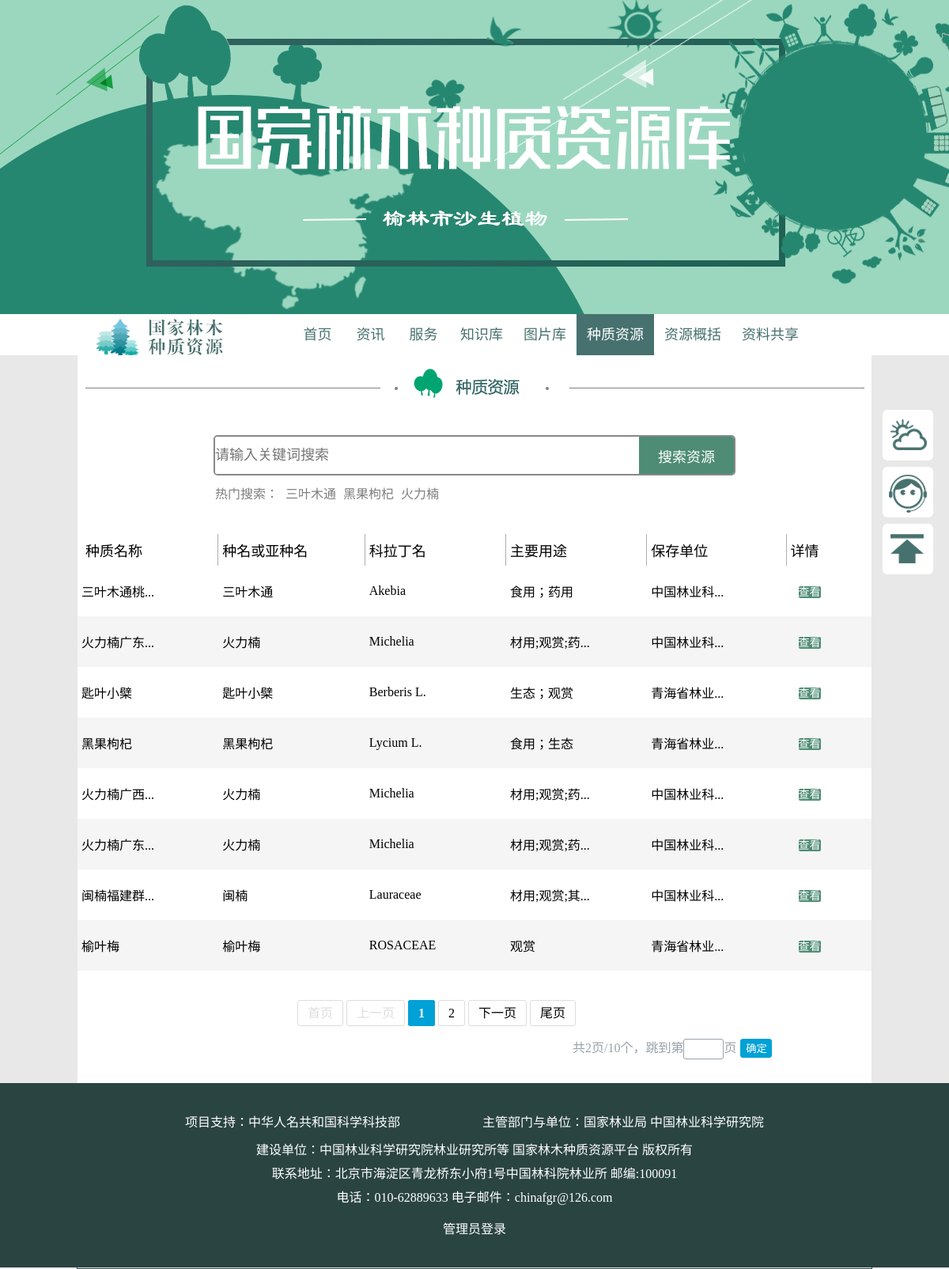
The page /tree/ziyuan/ziyuan.php on the database its author committed.
### tables this page shows
CREATE TABLE `ziyuan` (
  `id` int(100) NOT NULL,
  `view` int(11) NOT NULL COMMENT '审核',
  `hit` int(255) NOT NULL COMMENT '点击数',
  `number` varchar(100) NOT NULL COMMENT '平台编号',
  `bianhao` varchar(100) NOT NULL COMMENT '编号',
  `title` varchar(100) NOT NULL COMMENT '名字',
  `leixing` varchar(120) NOT NULL COMMENT '种名',
  `english` varchar(120) NOT NULL COMMENT '拉丁文',
  `shuming` varchar(120) NOT NULL COMMENT '属名',
  `usefor` varchar(120) NOT NULL COMMENT '用途',
  `xiangmu` varchar(120) NOT NULL COMMENT '关联项目',
  `danwei` varchar(120) NOT NULL COMMENT '保存单位',
  `huzhao` text NOT NULL COMMENT '护照信息',
  `base` text NOT NULL COMMENT '基本信息',
  `share` text NOT NULL COMMENT '共享信息',
  `other` text NOT NULL COMMENT '其他',
  `picture` text NOT NULL COMMENT '图片'
);

### tree/php/open.php (called while the page is built, shortened)
<?php
function open_form($form,$star,$many){
	$sql_form="SELECT * FROM `$form` WHERE `view`='1' LIMIT $star,$many ";
	$result=mysql_query($sql_form,$GLOBALS['conn'] )or die("error connecting");
	return $result;
}
function substr_cut($str_cut,$length)
{
    if (strlen($str_cut) > $length)
    {
        for($i=0; $i < $length; $i++)
        if (ord($str_cut[$i]) > 128)    $i=$i+2;
        $str_cut = substr($str_cut,0,$i)."...";
    }
    return $str_cut;
}
?>

### tree/php/functions_ziyuan.php (the view, shortened to what this page needs)
<?php
	include("open.php");
	if(!isset($_GET["search"])){
		$search="";
	}
function banner($count,$page){
		$total=$count;
		$showPage=8;
		$total_pages=ceil($total/$showPage);
		$page_banner="<div class='banner'>";
		$kaishi=1;
		$end=$total_pages;
		if($page>1){
			$page_banner.="<a href='".$_SERVER['PHP_SELF']."?form={$form}&page=1'>首页</a>";
			$page_banner.="<a href='".$_SERVER['PHP_SELF']."?form={$form}&page=".($page-1)."'>上一页</a>";
		}
		else{
			$page_banner.="<span class='disable'>首页</span>";
			$page_banner.="<span class='disable'>上一页</span>";
		}
		for($i=$kaishi;$i<=$end;$i++){
			if($page==$i){
				$page_banner.="<span class='current'>{$i}</span>";
			}
			else{
				$page_banner.="<a href='".$_SERVER['PHP_SELF']."?form={$form}&page=".$i."'>{$i}</a>";
			}
		}
		if($page<$total_pages){
			$page_banner.="<a href='".$_SERVER['PHP_SELF']."?form={$form}&page=".($page+1)."'>下一页</a>";
			$page_banner.="<a href='".$_SERVER['PHP_SELF']."?form={$form}&page=".$total_pages."'>尾页</a>";
		}
		else{
			$page_banner.="<span class='disable'>下一页</span>";
			$page_banner.="<span class='disable'>尾页</span>";
		}
		$page_banner.="<form action='".$_SERVER['PHP_SELF']."' method='get'>";
		$page_banner.="共".$total_pages."页/".$total."个，";
		$page_banner.="<input type='hidden' name='form' value='{$form}'>";
		$page_banner.="跳到第<input class='in1' type='text' size='2' name='page'>页";
		$page_banner.="<input class='in2' type='submit' value='确定' />";
		$page_banner.="</form>";
		$page_banner.="</div>";
		echo $page_banner;
}
function count_form_all($form){
	$total_sql="SELECT COUNT(*) FROM `$form`";
	$result=mysql_query($total_sql,$GLOBALS['conn'] )or die("error connecting");
	$result1=mysql_fetch_array($result);
	$count=$result1[0];
	return $count;
}
function ziyuan($form,$page,$search){
	if(!$search){
			$count=count_form_all($form);
			$star=($page-1)*8;
			$hei="bgcolor='#ffffff'";
			$result=open_form($form,$star,8);
			$li="<table border='0' cellspacing='0'>";
				$li.="<tr class='tr1' bgcolor='#ffffff'>
					<td class='td_title'>种质名称</td>
					<td class='td_leixing'>种名或亚种名</td>
					<td class='td_english'>科拉丁名</td>
					<td class='td_usefor'>主要用途</td>
					<td class='td_danwei'>保存单位</td>
					<td class='td_chakan'>详情</td>
				</tr>";
				while($row=mysql_fetch_array($result)){
					$get_row_title=substr_cut($row["title"],15);
					$get_row_leixing=substr_cut($row["leixing"],15);
					$get_row_english=substr_cut($row["english"],15);
					$get_row_usefor=substr_cut($row["usefor"],15);
					$get_row_danwei=substr_cut($row["danwei"],15);
					$li.="<tr ".$hei.">
						<td>".$get_row_title."</td>
						<td>".$get_row_leixing."</td>
						<td>".$get_row_english."</td>
						<td>".$get_row_usefor."</td>
						<td>".$get_row_danwei."</td>
						<td><a href='ziyuan_detail.php?form=".$form."&id=".$row["id"]."&page=".$page."'>查看</a></td>";
					$li.="</tr>";
					if($hei=="bgcolor='#f5f5f5'"){
						$hei="";
					}
					else{
						$hei="bgcolor='#f5f5f5'";
					}
				}
			$li.="</table>";
			echo $li;
			banner($count,$page);
	}
}
?>

### tree/ziyuan/ziyuan.php (shortened to what this page needs)
<!DOCTYPE html PUBLIC "-//W3C//DTD XHTML 1.0 Transitional//EN" "http://www.w3.org/TR/xhtml1/DTD/xhtml1-transitional.dtd">
<html xmlns="http://www.w3.org/1999/xhtml">
<head>
<link rel="stylesheet" href="../css/chuShiHua.css" type="text/css" />
<link rel="stylesheet" href="../css/ziyuan/ziyuan.css" type="text/css" />
<?php include("../php/functions_ziyuan.php") ?>
</head>
<body>
		<div id="top-header"></div>
		<div id="bg">
			<div class="top-menu">
				<ul class="nav1" id="all_title">
					<li class="li1">
						<a href="../index.php" class=" a1">首页</a>
					</li>
					<li class="li1">
						<a href="../information/information.php?form=infromation-new&page=1" class="a1">资讯</a>
					</li>
					<li class="li1">
						<a href="../information/information.php?form=service-anli&page=1" class="a1" >服务</a>
					</li>
					<li class="li1">
						<a href="../information/information.php?form=knowledge-baike&page=1" class="width3 a1 ">知识库</a>
					</li>
					<li class="li1">
					<a href="../picture/picture.php" class="width3 a1 ">图片库</a>
					</li>
					<li class="li1">
					<a href="ziyuan.php" class="width4 a1 active">种质资源</a>
					</li>
					<li class="li1">
					<a href="../general/general.php?form=1" class="width4 a1">资源概括</a>
					</li>
					<li class="li1">
					<a href="../xiazai/xiazai.php" class="width4 a1">资料共享</a>
					</li>
				</ul>
				<div class="top-search">
					<a title="搜索" href="../search.php"></a>
				</div>
			</div>
		</div>
    	<div style="width: 1004px; height: 4px; background: #ffffff;margin:0px auto;"></div>
		<div id="all-content">
			<div class="title"></div>
			<div id="search">
				<form method="get" action="ziyuan.php" name="search_form" >
					<div class="input1">
						<input type="text" name="search"  placeholder="请输入关键词搜索"
						value="<?php echo $search ?>"/>
					</div>
					<div class="input2">
						<input type="submit" name="submit" value='搜索资源'/>
					</div>
				</form>
				<div class="hot">
					<span>热门搜索：</span>
					<a href="ziyuan.php?search=三叶木通">三叶木通</a>
					<a href="ziyuan.php?search=黑果枸杞">黑果枸杞</a>
					<a href="ziyuan.php?search=火力楠">火力楠</a>
				</div>
			</div>
			<div class="content">
				<?php ziyuan($form,$page,$search); ?>
			</div>
		</div>
			<div id="float_3">
				<div class="weather">
				</div>
				<div class="kefu">
				</div>
				<div class="hui_top" id="hui_top"></div>
			</div>
	<div id="bottom">
		<div class="span">
			<div class="span1">
				项目支持：中华人名共和国科学科技部&nbsp;&nbsp;&nbsp;&nbsp;&nbsp;&nbsp;&nbsp;&nbsp;&nbsp;&nbsp;&nbsp;&nbsp;&nbsp;&nbsp;&nbsp;&nbsp;&nbsp;&nbsp;&nbsp;&nbsp;&nbsp;&nbsp;&nbsp;&nbsp;&nbsp;&nbsp;主管部门与单位：国家林业局 中国林业科学研究院
			</div>
			<div class="span2">
				<p>建设单位：中国林业科学研究院林业研究所等 国家林木种质资源平台  版权所有</p>
				<p>联系地址：北京市海淀区青龙桥东小府1号中国林科院林业所  邮编:100091 </p>
				<p>电话：010-62889633  电子邮件：chinafgr@126.com </p>
			</div>
			<div class="span3">
				<a href="../denglu.php">管理员登录</a>
			</div>
		</div>
	</div>
</body>
</html>
</body>
</html>

### tree/css/chuShiHua.css (style rules this page uses)
body { margin: 0;padding: 0;font-family: "微软雅黑" }
* { text-decoration: none;list-style: none; padding:0px 0px 0px 0;margin: 0px 0px 0px 0px; border:none; }
p { padding:0px 0px 0px 0;margin: 0px 0px 0px 0px; }
a,input,button { outline:none;border:none }
a { color:#000; }
body { margin:0px auto; width:100%; background: #e8e8e8; }
#top-header { margin:0px auto; width:100%; height:397px; background:url(tips_picture/top-head.png) no-repeat; background-position:center center; background-size:cover; }
#bg { width:100%; height:52px; background-color:#ffffff; }
#bg .top-menu { width:1004px; height:52px; margin: 0px auto; background:url(tips_picture/top-menu.jpg) no-repeat; }
#bg .top-menu .nav1 { height:56px; margin-left:270px; float:left; }
#bg .top-menu .nav1 .li1 { float:left; position: relative; }
#bg .top-menu .nav1 .li1 .a1 { display:block; width:67px; height:52px; font-size: 18px; color:#47716f; line-height:52px; text-align:center; text-decoration: none; }
#bg .top-menu .nav1 .li1 .width3 { width: 80px; }
#bg .top-menu .nav1 .li1 .width4 { width: 98px; }
#bg .top-menu .nav1 .li1 .active, #bg .top-menu .nav1 .li1 .a1:hover { background-color:#47716f; color: #FFFFFF; }
#bg .top-menu .top-search { float: right; margin-right:33px; margin-top: 15px; }
#bg .top-menu .top-search a { display: block; width: 22px; height: 22px; background: url(tips_picture/top-search.png) no-repeat; }
#float_3 { float: left; position:absolute; top:510px; right:20px; width:64px; }
#float_3 div { height: 64px; width:64px; background:#ffffff; margin-top:8px; border-radius: 5px; }
#float_3 .weather { background: url(tips_picture/weather-tips.png); }
#float_3 .kefu { background: url(tips_picture/kefu-tips.png); }
#float_3 .hui_top { background: url(tips_picture/hui-top-tips.png); }
#bottom { margin:0px auto; width:100%; height:233px; background:#2a4442; background-position:center center; background-size:cover; color:#FFFFFF; }
#bottom .span { width: 1004px; margin:0px auto; height: 233px; border:1px solid #2a4442; }
#bottom .span1 { margin-top:35px; margin-bottom:10px; text-align: center; }
#bottom .span2 p { line-height: 30px; text-align: center; }
#bottom .span3 { text-align: center; }
#bottom .span3 a { color:#ffffff; line-height:50px; }

### rows shown on the page
ziyuan: title "三叶木通桃...", leixing "三叶木通", english "Akebia", usefor "食用；药用", danwei "中国林业科..."
ziyuan: title "火力楠广东...", leixing "火力楠", english "Michelia", usefor "材用;观赏;药...", danwei "中国林业科..."
ziyuan: title "匙叶小檗", leixing "匙叶小檗", english "Berberis L.", usefor "生态；观赏", danwei "青海省林业..."
ziyuan: title "黑果枸杞", leixing "黑果枸杞", english "Lycium L.", usefor "食用；生态", danwei "青海省林业..."
ziyuan: title "火力楠广西...", leixing "火力楠", english "Michelia", usefor "材用;观赏;药...", danwei "中国林业科..."
ziyuan: title "火力楠广东...", leixing "火力楠", english "Michelia", usefor "材用;观赏;药...", danwei "中国林业科..."
ziyuan: title "闽楠福建群...", leixing "闽楠", english "Lauraceae", usefor "材用;观赏;其...", danwei "中国林业科..."
ziyuan: title "榆叶梅", leixing "榆叶梅", english "ROSACEAE", usefor "观赏", danwei "青海省林业..."

### other values the page prints
$page_banner "共2页/10个，"
